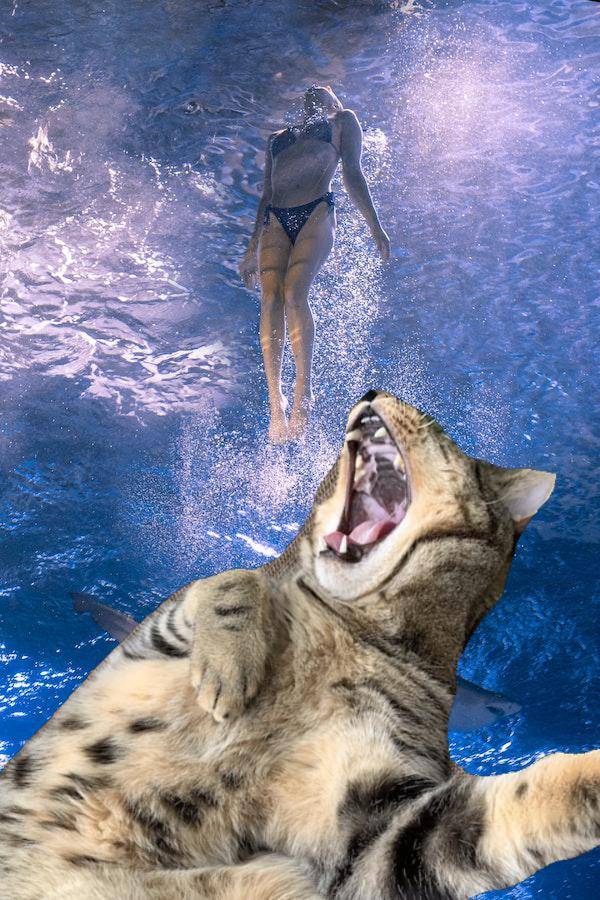
#> input picture ds/projects/blog/image_manipulation_python/assets/paws.jpg, 600 x 900 px
$ jupyter execute image_transformations_python.ipynb   (shell and % lines are left out)
#> lines starting #> are read from the running program, lines starting #| are printed output that depends on the picture
# Image Transformations Using Python

Notebook by _Tobias Reaper_

---
---

## Setup

[cell 1]
# === Imports === #
import numpy as np
import matplotlib.pyplot as plt

from PIL import Image

[cell 2]
# === Some configuration === #

---
---

## Basic Transformations

### Cropping

As an example to demonstrate how to crop an image using Pillow, I'm going to create what will be the header image for a blog post called _Automated Image Background Removal with Python_.

The original image is tall (600 x 900). I need to crop it to be wide (600 x 314) to make it show up correctly when posted to social media (specifically LinkedIn).

[cell 3]
# === Download the original image === #
# NOTE: remove the "assets/" if not using an assets subdirectory

[cell 4]
# === Load and display original image === #
paws = Image.open("assets/paws.jpg")
#> paws is the input picture: PIL image 600x900 RGB; mean R, G, B 119.4, 125.7, 151.6
print("Image dimensions:", paws.size)
#| Image dimensions: (600, 900)
plt.imshow(paws);

[cell 5]
# === Crop === #

# Define the rectangle to crop
top = 280
hgt = 314
box = (0, top, 600, top + hgt)

# Make the crop
paws_crop = paws.crop(box)
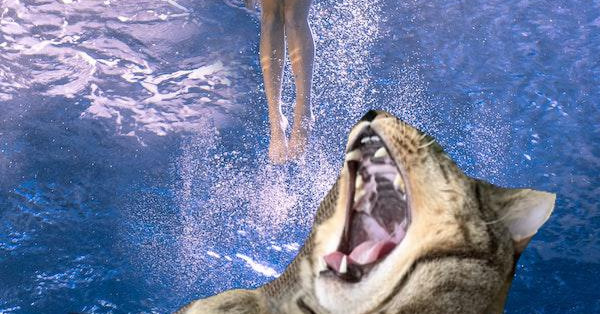
#> paws_crop: PIL image 600x314 RGB; mean R, G, B 111.3, 124.4, 161.6

# Look at the result
print(paws_crop.size)
#| (600, 314)
plt.imshow(paws_crop);
